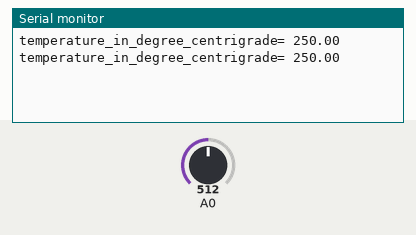
Simulated run of this sketch. Board: Arduino Uno, built with avr-gcc and run on an emulated ATmega328P. Shown: the last lines printed to the serial monitor. The inputs (shaded band) are chosen by the test bench; at power-on: A0 = 512.

Above: at 2.8 s.
2.9 s: A0 set to 716
At 4.3 s:
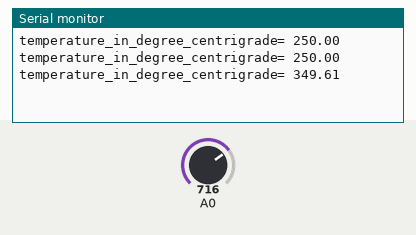
5.6 s: A0 set to 900
At 7.1 s:
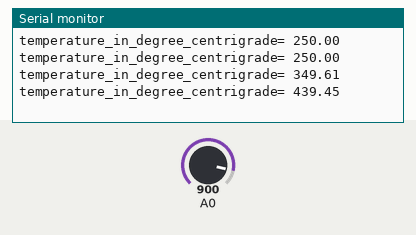
Timing chart, 0 to 8.6 s (numbered marks = the images above; inputs shaded):
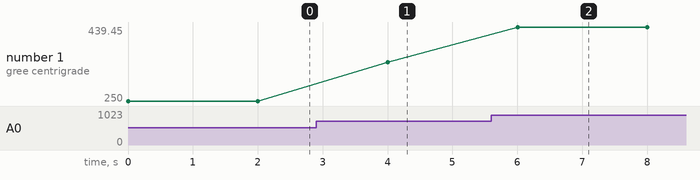

The sketch:

lm35.ino
```cpp
int value=0;
float mv=0;
float c=0;
void setup()
{ Serial.begin(9600);}

void loop()
{ value=analogRead(A0);
  mv=(value/1024.0)*5000.0;
  c=mv/10.0;
  Serial.print("temperature_in_degree_centrigrade= ");
  Serial.println(c);
  delay(2000);
}
```

Measured:
- after the input at 2.9 s, the serial monitor: prints a new line after 1.1 s (image 1)
- after the input at 5.6 s, the serial monitor: prints a new line after 0.40 s (image 2)
- plotted number 1: 250 → 349.61 after the input at 2.9 s, 349.61 → 439.45 after the input at 5.6 s
